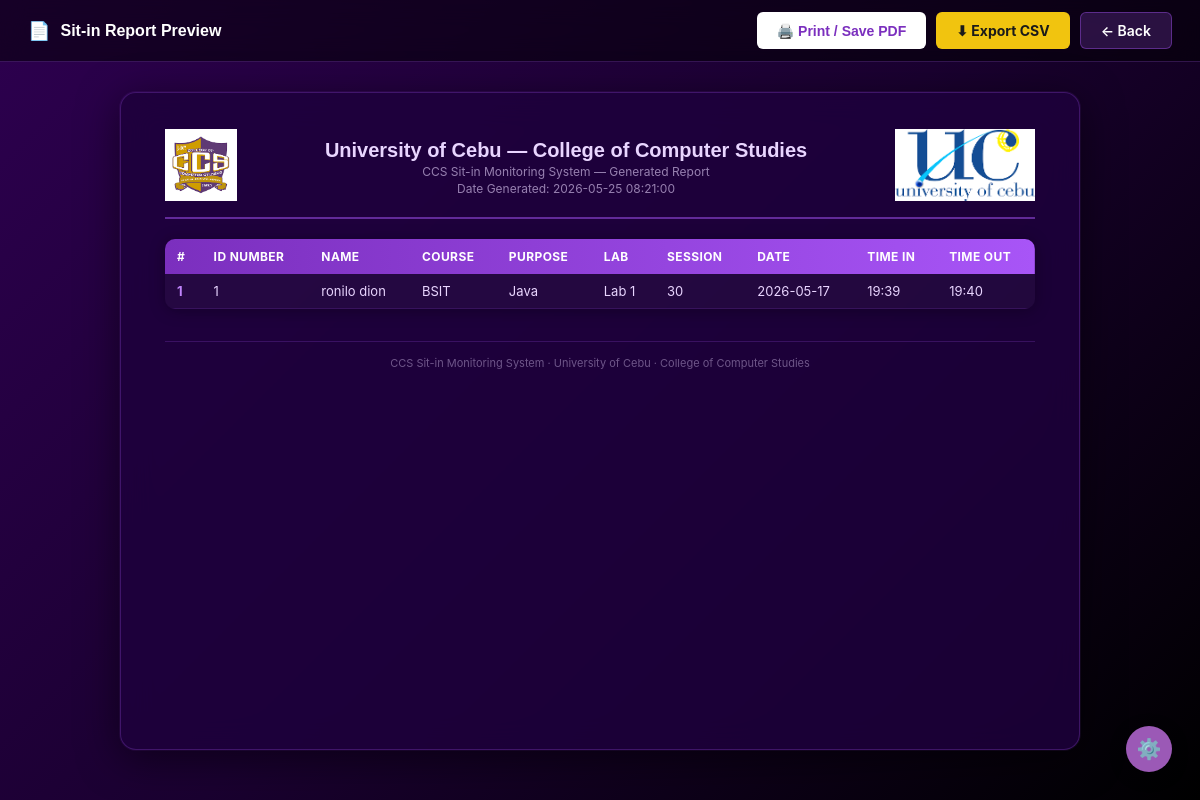
Before: /admin/reports/preview (signed in) with the older database file.
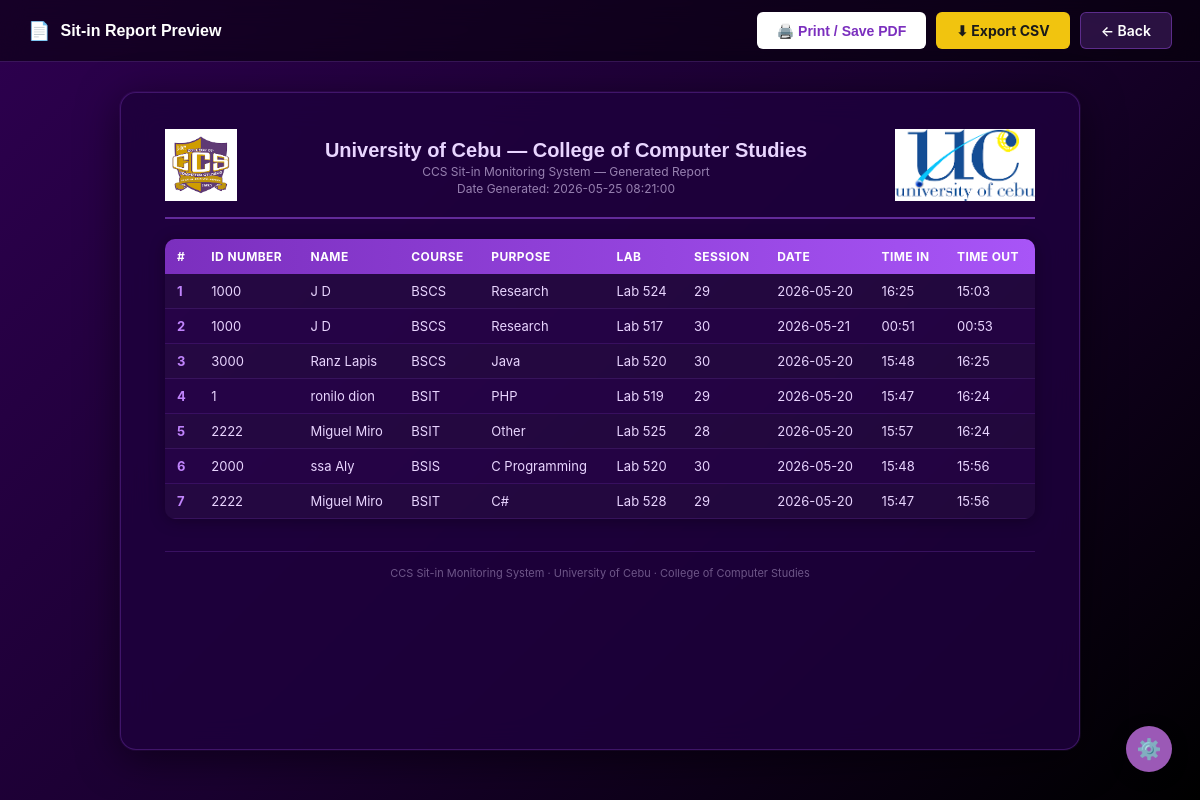
After: the same page with the newer database file.
### tables this page shows
CREATE TABLE sitin_reports (
        id INTEGER PRIMARY KEY AUTOINCREMENT,
        idnum TEXT NOT NULL,
        name TEXT NOT NULL,
        purpose TEXT NOT NULL DEFAULT '',
        lab TEXT NOT NULL,
        session INTEGER NOT NULL,
        date TEXT NOT NULL,
        time_in TEXT,
        time_out TEXT
    , pc_id INTEGER);

CREATE TABLE users (
        id INTEGER PRIMARY KEY AUTOINCREMENT,
        idnum TEXT NOT NULL UNIQUE,
        lastname TEXT NOT NULL,
        firstname TEXT NOT NULL,
        midname TEXT,
        email TEXT NOT NULL UNIQUE,
        course TEXT NOT NULL,
        level TEXT NOT NULL,
        address TEXT NOT NULL,
        password TEXT NOT NULL,
        sessions INTEGER NOT NULL DEFAULT 30,
        photo TEXT DEFAULT NULL
    );

### app.py (the view)
@app.route('/admin/reports/preview')
def reports_preview():
    if not admin_required():
        return redirect(url_for('login'))
    conn = get_db()
    records = conn.execute('''
        SELECT sr.*, cu.pc_number, u.course
        FROM sitin_reports sr
        LEFT JOIN computer_units cu ON sr.pc_id = cu.id
        LEFT JOIN users u ON sr.idnum = u.idnum
        ORDER BY sr.id DESC
    ''').fetchall()
    conn.close()
    now = datetime.now().strftime('%Y-%m-%d %H:%M:%S')
    return render_template('admin/report_preview.html', records=records, date_generated=now)

### app.py (called while the page is built, shortened)
def get_db():
    conn = sqlite3.connect(os.path.join(BASE_DIR, 'database.db'))
    conn.row_factory = sqlite3.Row
    return conn

@app.before_request
def csrf_protect():
    if 'csrf_token' not in session:
        session['csrf_token'] = secrets.token_hex(16)
    if request.method == "POST":
        token = session.get('csrf_token', '')
        form_token = request.form.get('csrf_token', '')
        if not token or token != form_token:
            flash('Invalid request. Please try again.', 'error')
            return redirect(request.url)

@app.context_processor
def inject_unread_count():
    if 'user_id' in session and session.get('role') == 'admin':
        conn = get_db()
        count = conn.execute('''
            SELECT COUNT(*) FROM notifications
            WHERE is_read = 0 AND idnum = ?
        ''', (session['user_idnum'],)).fetchone()[0]
        conn.close()
        return dict(unread_count=count)
    return dict(unread_count=0)

def admin_required():
    return 'user_id' in session and session.get('role') == 'admin'

### templates/admin/report_preview.html (shortened to what this page needs)
<!DOCTYPE html>
<html lang="en">
<head>
  <link rel="stylesheet" href="{{ url_for('static', filename='style.css') }}" />
</head>
<body>
<div class="preview-shell">
  <div class="preview-topbar">
    <div class="preview-topbar-title">
      <span>📄</span> Sit-in Report Preview
    </div>
    <div class="preview-topbar-actions">
      <button class="btn-print" onclick="window.print()">🖨️ Print / Save PDF</button>
      <a href="{{ url_for('export_reports_csv') }}" class="btn-csv-preview">⬇ Export CSV</a>
      <a href="{{ url_for('admin_reports') }}" class="btn-back-preview">← Back</a>
    </div>
  </div>
  <div class="preview-body">
    <div class="report-doc">
      <div class="report-header">
        <div class="report-logo-left">
          <img src="{{ url_for('static', filename='ccsmainlogo.png') }}" alt="CCS Logo" />
        </div>
        <div class="report-header-center">
          <h1>University of Cebu — College of Computer Studies</h1>
          <p class="report-subtitle">CCS Sit-in Monitoring System — Generated Report</p>
          <p class="report-date">Date Generated: {{ date_generated }}</p>
        </div>
        <div class="report-logo-right">
          <img src="{{ url_for('static', filename='uclogo.png') }}" alt="UC Logo" />
        </div>
      </div>
      <hr class="report-divider" />
      <div class="report-table-wrap">
        <table class="report-table">
          <thead>
            <tr>
              <th>#</th>
              <th>ID Number</th>
              <th>Name</th>
              <th>Course</th>
              <th>Purpose</th>
              <th>Lab</th>
              <th>Session</th>
              <th>Date</th>
              <th>Time In</th>
              <th>Time Out</th>
            </tr>
          </thead>
          <tbody>
            {% for r in records %}
            <tr>
              <td>{{ loop.index }}</td>
              <td>{{ r['idnum'] }}</td>
              <td>{{ r['name'] }}</td>
              <td>{{ r['course'] or '—' }}</td>
              <td>{{ r['purpose'] }}</td>
              <td>{{ r['lab'] }}</td>
              <td>{{ r['session'] }}</td>
              <td>{{ r['date'] }}</td>
              <td>{{ r['time_in'] or '—' }}</td>
              <td>{{ r['time_out'] or '—' }}</td>
            </tr>
            {% else %}
            <tr>
              <td colspan="10" class="report-no-data">No sit-in records found.</td>
            </tr>
            {% endfor %}
          </tbody>
        </table>
      </div>
      <div class="report-footer">
        CCS Sit-in Monitoring System &middot; University of Cebu &middot; College of Computer Studies
      </div>
    </div>
  </div>
</div>
</body>
</html>

### static/style.css (style rules this page uses)
*,*::before,*::after { box-sizing:border-box;margin:0;padding:0 }
:root { --white:#ffffff; --border:#e2e2e0; --text:#1a1a1a; --muted:#8a8a85; --purple:#7b2fbe; --purple-hover:#6a27a8; --purple-light:rgba(123,47,190,0.15); --gold:#e6a817; --gold-hover:#d4960f; --error:#d94f4f; --radius:8px; --navy:#1a3a6b; --navy-dark:#122850; --glass:rgba(255,255,255,0.06); --glass-border:rgba(255,255,255,0.12); }
html[data-theme="dark"] { --white:#1a1a1a; --border:#333; --text:#eee; --muted:#aaa; --purple:#9b59b6; --purple-hover:#8e44ad; --purple-light:rgba(155,89,182,0.15); --gold:#f1c40f; --gold-hover:#d4ac0d; --navy:#2c3e50; --navy-dark:#1a252f; --glass:rgba(0,0,0,0.3); --glass-border:rgba(255,255,255,0.05); }
body { font-family:'DM Sans',-apple-system,BlinkMacSystemFont,'Segoe UI',sans-serif; background:linear-gradient(135deg,#2d004f 0%,#1a0030 50%,#000000 100%); background-attachment:fixed; color:var(--text); min-height:100vh; display:flex; flex-direction:column; transition:background-color 0.3s,color 0.3s; position: relative; overflow-x: hidden; }
body::before { content:""; position:fixed; inset:0; z-index:-3; pointer-events:none; background-image: linear-gradient(rgba(123,47,190,0.10) 1px, transparent 1px), linear-gradient(90deg, rgba(123,47,190,0.10) 1px, transparent 1px); background-size:50px 50px; animation: gridMove 18s linear infinite, gridPulse 5s ease-in-out infinite; transform-origin:center; }
body::after { content:""; position:fixed; inset:0; z-index:-2; pointer-events:none; background: radial-gradient(circle at 20% 20%, rgba(168,85,247,0.18), transparent 30%), radial-gradient(circle at 80% 30%, rgba(123,47,190,0.15), transparent 35%), radial-gradient(circle at 50% 80%, rgba(192,132,252,0.10), transparent 40%); animation: glowFloat 12s ease-in-out infinite alternate; }
.page-fade { animation: fadeIn 0.5s ease-out forwards; }
body, nav, footer, .split-right, .split-left, .admin-card, .form-card, .admin-table, .profile-card, .announce-card, .rules-card, .stat-item, .modal-content { transition: background 0.3s ease, color 0.3s ease, border-color 0.3s ease, box-shadow 0.3s ease; }

Changed rows visible on the page:
removed sitin_reports: idnum "1", name "ronilo dion", course "BSIT", purpose "Java", lab "Lab 1", session "30", date "2026-05-17", time_in "19:39", time_out "19:40"
added sitin_reports: idnum "1000", name "J D", course "BSCS", purpose "Research", lab "Lab 524", session "29", date "2026-05-20", time_in "16:25", time_out "15:03"
added sitin_reports: idnum "1000", name "J D", course "BSCS", purpose "Research", lab "Lab 517", session "30", date "2026-05-21", time_in "00:51", time_out "00:53"
added sitin_reports: idnum "3000", name "Ranz Lapis", course "BSCS", purpose "Java", lab "Lab 520", session "30", date "2026-05-20", time_in "15:48", time_out "16:25"
added sitin_reports: idnum "1", name "ronilo dion", course "BSIT", purpose "PHP", lab "Lab 519", session "29", date "2026-05-20", time_in "15:47", time_out "16:24"
added sitin_reports: idnum "2222", name "Miguel Miro", course "BSIT", purpose "Other", lab "Lab 525", session "28", date "2026-05-20", time_in "15:57", time_out "16:24"
added sitin_reports: idnum "2000", name "ssa Aly", course "BSIS", purpose "C Programming", lab "Lab 520", session "30", date "2026-05-20", time_in "15:48", time_out "15:56"
added sitin_reports: idnum "2222", name "Miguel Miro", course "BSIT", purpose "C#", lab "Lab 528", session "29", date "2026-05-20", time_in "15:47", time_out "15:56"
